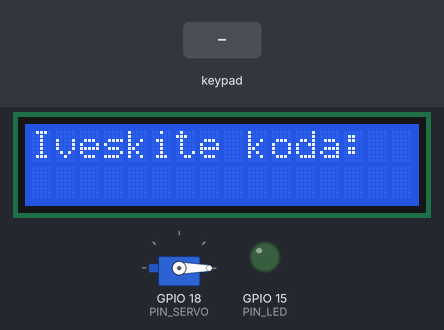
Bench run of a sketch on a simulated ESP32. Shown: 16×2 character LCD, servo, output pins drawn as LEDs (lit = HIGH). Inputs (shaded band) come from the test bench. WiFi joins after 1.5 s; servers stay silent unless stated; random numbers use the default seed unless the sketch sets one; what the sketch prints to the serial monitor is not drawn.

Above: at 2.8 s.
2.9 s: keypad keys 1 3 1 2 1 4 2 7 # pressed 0.4 s apart
At 6.8 s:
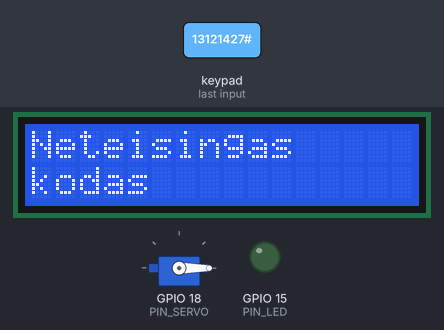
9.1 s: key '2' pressed
At 10.3 s:
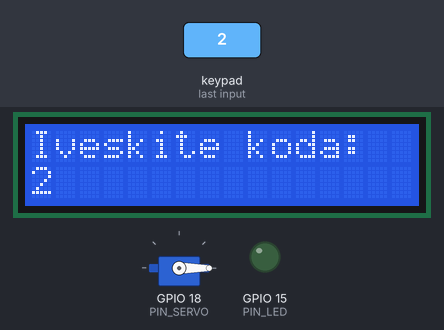
10.6 s: key '1' pressed
At 11.2 s:
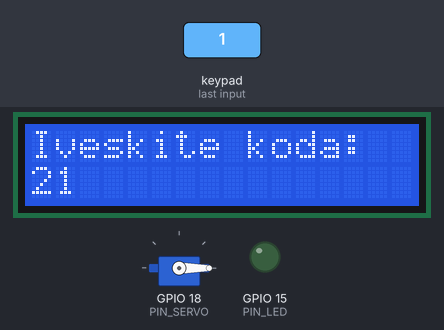
12.1 s: keypad keys 1 3 1 2 1 4 2 7 pressed 0.4 s apart
At 14.8 s:
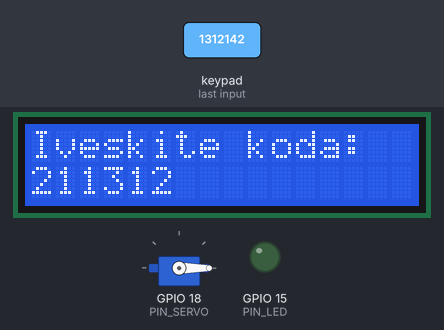
Timing chart, 0 to 16.3 s (numbered marks = the images above; inputs shaded):
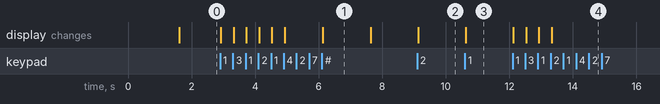

The sketch:

sketch.ino
```cpp
#include <WiFi.h>
#include <Wire.h>
#include <Keypad.h>
#include <ESP32Servo.h>
#include <LiquidCrystal_I2C.h>

const char* WIFI_SSID = "Wokwi-GUEST";
const char* WIFI_PASS = "";

const int PIN_SERVO   = 18;
const int PIN_DOOR    = 4;
const int PIN_TRIG    = 5;
const int PIN_ECHO    = 19;
const int PIN_LED     = 15;

const int SERVO_LOCKED   = 0;
const int SERVO_UNLOCKED = 90;

const int  CODE_LENGTH          = 6;
const unsigned long CODE_TTL_MS = 5UL * 60UL * 1000UL;  // kodas galioja 5 min.
const unsigned long OPEN_WAIT_MS = 30UL * 1000UL;       // per kiek laiko reikia atidaryti dureles
const float BOX_EMPTY_CM  = 40.0;   // atstumas iki dugno tuščioje dėžutėje
const float PARCEL_MIN_CM = 5.0;    // mažiausias siuntos aukštis, kad laikytume „Pilna“

const byte ROWS = 4, COLS = 4;
char keys[ROWS][COLS] = {
  {'1','2','3','A'},
  {'4','5','6','B'},
  {'7','8','9','C'},
  {'*','0','#','D'}
};
byte rowPins[ROWS] = {13, 12, 14, 27};
byte colPins[COLS] = {26, 25, 33, 32};
Keypad keypad = Keypad(makeKeymap(keys), rowPins, colPins, ROWS, COLS);

LiquidCrystal_I2C lcd(0x27, 16, 2);
Servo lockServo;

// ---------------- Būsenos ----------------
enum State { LOCKED_IDLE, UNLOCKED_WAIT_OPEN, DOOR_OPEN, CHECKING };
State state = LOCKED_IDLE;

enum BoxContent { BOX_UNKNOWN, BOX_EMPTY, BOX_FULL };
BoxContent boxContent = BOX_UNKNOWN;

// Vienkartinis kodas (tikroje sistemoje saugomas serveryje)
String activeCode = "";
unsigned long codeCreatedAt = 0;
bool codeUsed = true;

String inputBuffer = "";
unsigned long stateSince = 0;

// ---------------- Pagalbinės funkcijos ----------------
void showLcd(const String& line1, const String& line2 = "") {
  lcd.clear();
  lcd.setCursor(0, 0); lcd.print(line1);
  lcd.setCursor(0, 1); lcd.print(line2);
}

void setState(State s) {
  state = s;
  stateSince = millis();
}

void lockBox() {
  lockServo.write(SERVO_LOCKED);
  digitalWrite(PIN_LED, LOW);
  Serial.println("[UZRAKTAS] Uzrakinta");
}

void unlockBox() {
  lockServo.write(SERVO_UNLOCKED);
  digitalWrite(PIN_LED, HIGH);
  Serial.println("[UZRAKTAS] Atrakinta");
}

bool isDoorClosed() {
  return digitalRead(PIN_DOOR) == LOW;
}

float readDistanceCm() {
  digitalWrite(PIN_TRIG, LOW);
  delayMicroseconds(2);
  digitalWrite(PIN_TRIG, HIGH);
  delayMicroseconds(10);
  digitalWrite(PIN_TRIG, LOW);
  unsigned long duration = pulseIn(PIN_ECHO, HIGH, 30000UL);
  if (duration == 0) return -1;          // nėra atsako
  return duration * 0.0343 / 2.0;
}

const char* contentName(BoxContent c) {
  switch (c) {
    case BOX_EMPTY: return "Tuscia";
    case BOX_FULL:  return "Pilna";
    default:        return "Nezinoma";
  }
}

// ---------------- Serverio / programėlės imitacija ----------------
// Savininkas programėlėje paprašo kodo -> serveris sugeneruoja vienkartinį PIN.
void generateOneTimeCode() {
  activeCode = "";
  for (int i = 0; i < CODE_LENGTH; i++) activeCode += String(random(0, 10));
  codeCreatedAt = millis();
  codeUsed = false;
  Serial.println("[PROGRAMELE] Sugeneruotas vienkartinis kodas: " + activeCode +
                 " (galioja " + String(CODE_TTL_MS / 60000UL) + " min.)");
}

// Kodo patikra. Tikroje sistemoje M5Stack siųstų užklausą serveriui (HTTP/MQTT).
bool verifyCode(const String& code) {
  if (codeUsed || activeCode.length() == 0) return false;
  if (millis() - codeCreatedAt > CODE_TTL_MS) {
    Serial.println("[SERVERIS] Kodas nebegalioja (baigesi laikas)");
    codeUsed = true;
    return false;
  }
  if (code != activeCode) return false;
  codeUsed = true;            // kodas vienkartinis
  return true;
}

// Būsenos pranešimas savininkui. Tikroje sistemoje – serveris -> SMS / el. paštas / push.
void notifyOwner(BoxContent content) {
  Serial.print("[PRANESIMAS] Savininkui issiusta: dezute ");
  Serial.println(contentName(content));
}

// QR kodo skaitymo vieta (Wokwi neturi QR skaitytuvo).
// Su M5Stack QR Code Unit kodas būtų nuskaitomas per I2C ir perduodamas į verifyCode().
String readQrCode() {
  return "";
}

// ---------------- Wi-Fi ----------------
void connectWiFi() {
  Serial.print("[WIFI] Jungiamasi prie " + String(WIFI_SSID));
  WiFi.begin(WIFI_SSID, WIFI_PASS);
  unsigned long start = millis();
  while (WiFi.status() != WL_CONNECTED && millis() - start < 10000UL) {
    delay(250);
    Serial.print(".");
  }
  Serial.println(WiFi.status() == WL_CONNECTED ? " prisijungta" : " nepavyko (veikiama be tinklo)");
}

// ---------------- Įvesties apdorojimas ----------------
void handleSerial() {
  if (!Serial.available()) return;
  String cmd = Serial.readStringUntil('\n');
  cmd.trim();
  cmd.toUpperCase();
  if (cmd == "KODAS") {
    generateOneTimeCode();
  } else if (cmd == "BUSENA") {
    Serial.println("[BUSENA] Durelės: " + String(isDoorClosed() ? "uzdarytos" : "atidarytos") +
                   ", turinys: " + contentName(boxContent));
  } else if (cmd.length() > 0) {
    Serial.println("Komandos: KODAS, BUSENA");
  }
}

void submitCode(const String& code) {
  if (verifyCode(code)) {
    Serial.println("[DEZUTE] Kodas teisingas");
    unlockBox();
    showLcd("Kodas teisingas", "Atidarykite");
    setState(UNLOCKED_WAIT_OPEN);
  } else {
    Serial.println("[DEZUTE] Neteisingas arba panaudotas kodas");
    showLcd("Neteisingas", "kodas");
    delay(1500);
    showLcd("Iveskite koda:", "");
  }
}

void handleKeypad() {
  char key = keypad.getKey();
  if (!key) return;
  if (key >= '0' && key <= '9') {
    if (inputBuffer.length() < CODE_LENGTH) inputBuffer += key;
    showLcd("Iveskite koda:", inputBuffer);
  } else if (key == '*') {
    inputBuffer = "";
    showLcd("Iveskite koda:", "");
  } else if (key == '#') {
    String code = inputBuffer;
    inputBuffer = "";
    submitCode(code);
  }
}

// ---------------- Pagrindinė logika ----------------
void setup() {
  Serial.begin(115200);
  randomSeed(esp_random());

  pinMode(PIN_DOOR, INPUT_PULLUP);
  pinMode(PIN_TRIG, OUTPUT);
  pinMode(PIN_ECHO, INPUT);
  pinMode(PIN_LED, OUTPUT);

  lcd.init();
  lcd.backlight();
  lockServo.attach(PIN_SERVO);
  lockBox();

  showLcd("Siuntu dezute", "Jungiamasi...");
  connectWiFi();

  Serial.println("Komandos: KODAS – sugeneruoti koda, BUSENA – busena");
  showLcd("Iveskite koda:", "");
  setState(LOCKED_IDLE);
}

void loop() {
  handleSerial();

  switch (state) {
    case LOCKED_IDLE: {
      handleKeypad();
      String qr = readQrCode();
      if (qr.length() > 0) submitCode(qr);
      break;
    }

    case UNLOCKED_WAIT_OPEN:
      if (!isDoorClosed()) {
        Serial.println("[DURELES] Atidarytos");
        showLcd("Idekite siunta", "ir uzdarykite");
        setState(DOOR_OPEN);
      } else if (millis() - stateSince > OPEN_WAIT_MS) {
        Serial.println("[DEZUTE] Durelės neatidarytos laiku – uzrakinama");
        lockBox();
        showLcd("Iveskite koda:", "");
        setState(LOCKED_IDLE);
      }
      break;

    case DOOR_OPEN:
      if (isDoorClosed()) {
        Serial.println("[DURELES] Uzdarytos");
        delay(300);                 // durelių nusistovėjimas
        lockBox();
        setState(CHECKING);
      }
      break;

    case CHECKING: {
      float d = readDistanceCm();
      Serial.println("[JUTIKLIS] Atstumas iki dugno: " + String(d, 1) + " cm");
      if (d < 0) boxContent = BOX_UNKNOWN;
      else boxContent = (d <= BOX_EMPTY_CM - PARCEL_MIN_CM) ? BOX_FULL : BOX_EMPTY;
      notifyOwner(boxContent);
      showLcd("Dezute:", contentName(boxContent));
      delay(2000);
      showLcd("Iveskite koda:", "");
      setState(LOCKED_IDLE);
      break;
    }
  }

  delay(10);
}
```

Measured:
- after the input at 2.9 s, the display: first changes at once (image 1 shows a later state)
- after the input at 9.1 s, the display: changes at once (image 2)
- after the input at 10.6 s, the display: changes at once (image 3)
- after the input at 12.1 s, the display: first changes at once (image 4 shows a later state)
- what the display in image 1 shows lasts 1.5 s, from 6.1 s to 7.6 s
